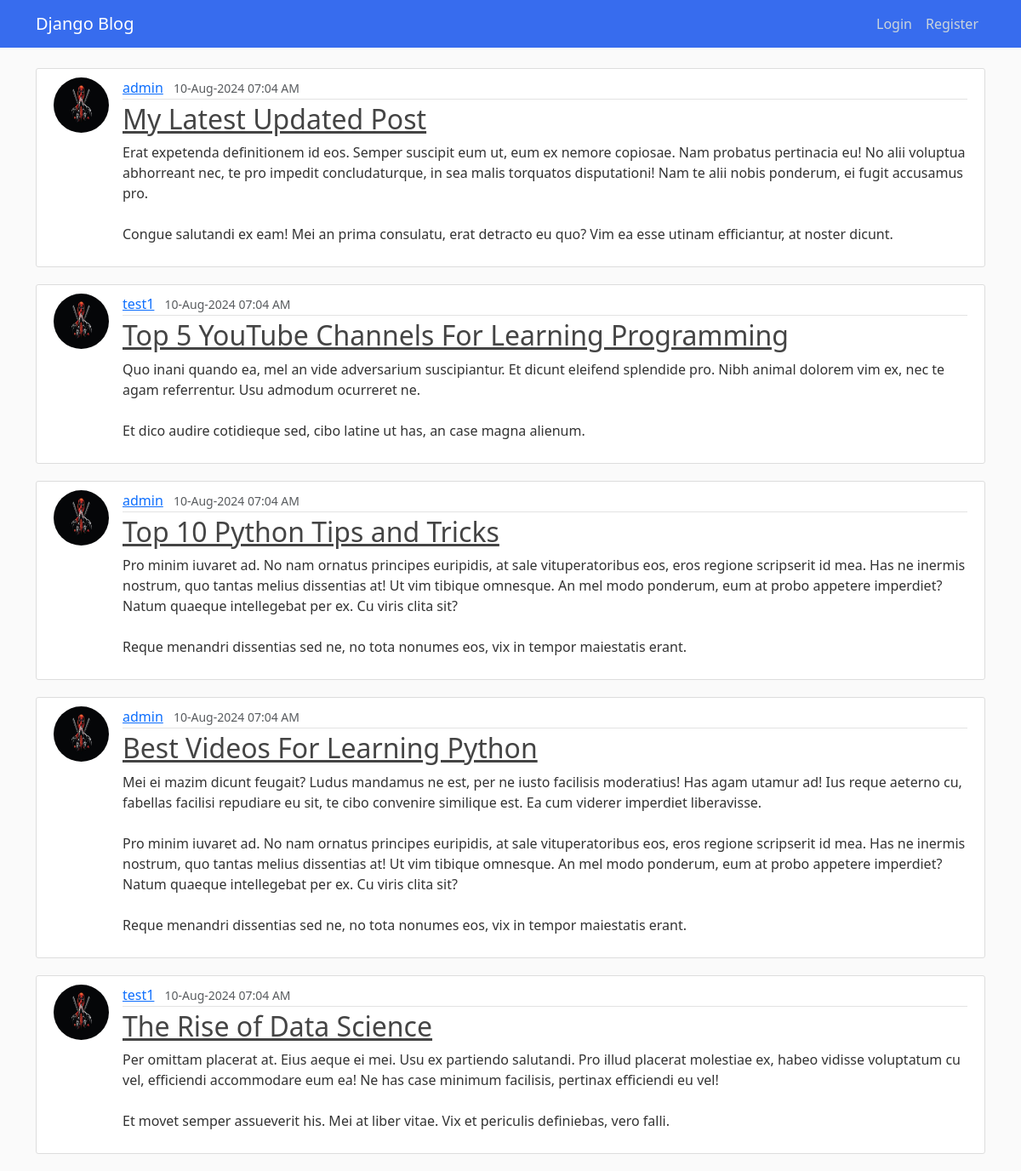
Before: / with the older database file.
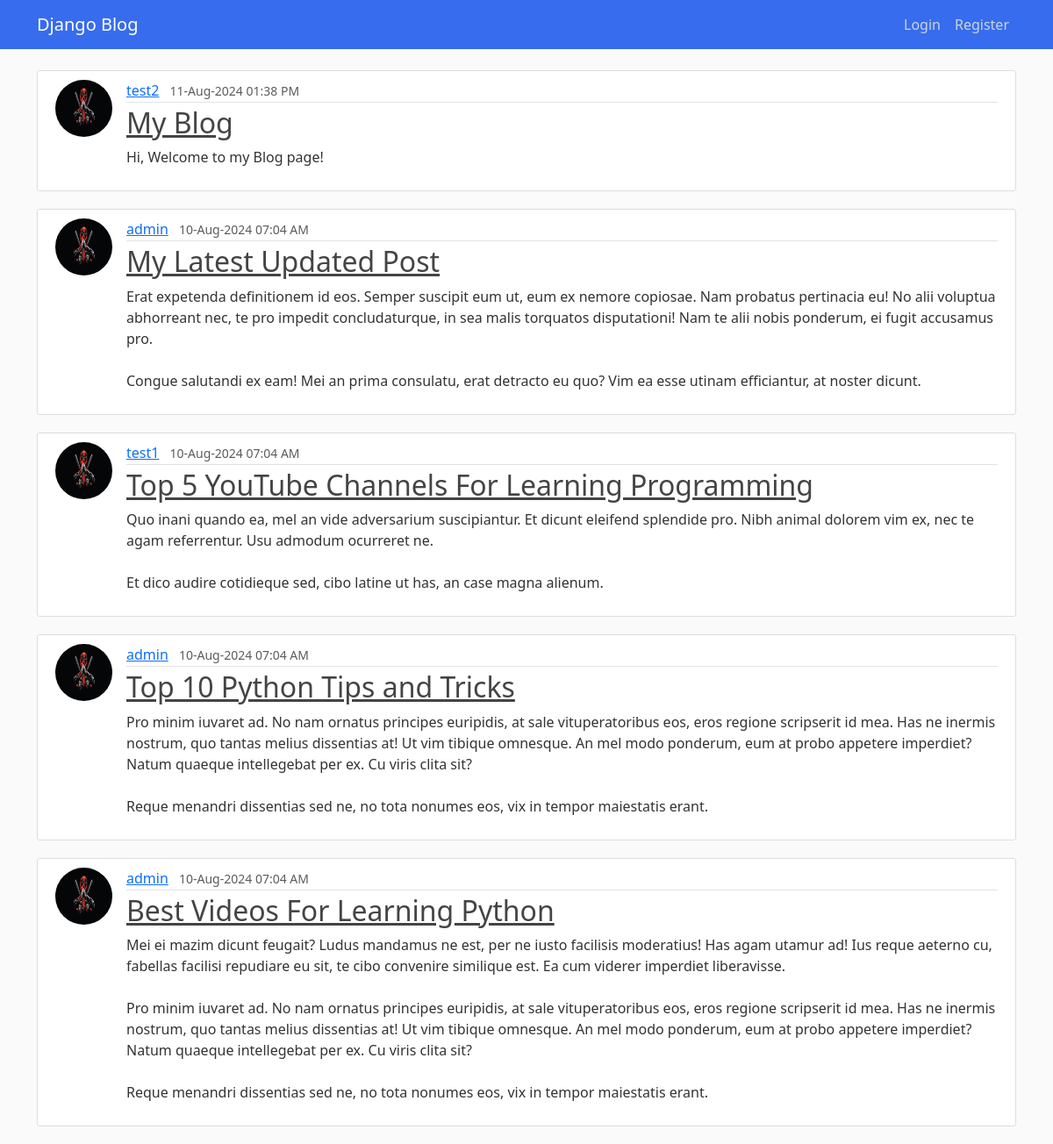
After: the same page with the newer database file.
### blog/models.py (models this page shows, shortened)
class Post(models.Model):
    title = models.CharField(max_length=100)
    content = models.TextField()
    date_posted = models.DateTimeField(default=timezone.now)
    author = models.ForeignKey(User, on_delete=models.CASCADE)

### users/models.py (models this page shows, shortened)
class Profile(models.Model):
    user = models.OneToOneField(User, on_delete=models.CASCADE)
    image = models.ImageField(default="default.jpg", upload_to="profile_pics")

### blog/views.py (the view)
# urls.py: path("", PostListView.as_view(), name="blog-home"),
class PostListView(ListView):
    model = Post
    template_name = 'blog/home.html'
    context_object_name = 'posts'
    ordering = ['-date_posted']
    paginate_by = 5

### blog/templates/blog/home.html
{% extends 'blog/default.html' %}
{% block ui %}
        {% for post in posts %}
            <article class="media content-section">
                <img class="rounded-circle article-img" src= "{{ post.author.profile.image.url }}">
  <div class="media-body">
    <div class="article-metadata">
      <a class="mr-2" href="#">{{ post.author }}</a>
      <small class="text-muted">{{ post.date_posted | date:"d-M-Y h:i A" }}</small>
    </div>
    <h2><a class="article-title" href="{% url 'post-detail' post.id %}">{{ post.title }}</a></h2>
    <p class="article-content">{{ post.content }}</p>
  </div>
</article>
        {% endfor %}
{% endblock ui %}

### blog/templates/blog/default.html (shortened to what this page needs)
{% load static %}
<!DOCTYPE HTML>
<html lang="en">
  <head>
    <link rel="stylesheet" href="https://cdn.jsdelivr.net/npm/bootstrap@4.0.0/dist/css/bootstrap.min.css">
  </head>
  <body>
  </body>
</html>
<!doctype html>
<html lang="en">
  <head>
    <link href="https://cdn.jsdelivr.net/npm/bootstrap@5.3.3/dist/css/bootstrap.min.css" rel="stylesheet">
    <link rel="stylesheet" type="text/css" href="{% static 'blog/main.css' %}">
  </head>
  <body>
    <header class="site-header">
      <nav class="navbar navbar-expand-md navbar-dark bg-steel fixed-top">
        <div class="container">
          <a class="navbar-brand mr-4" href="{% url 'blog-home' %}">Django Blog</a>
          <div class="collapse navbar-collapse" id="navbarToggle">
            {% if user.is_authenticated %}
            <div class="navbar-nav mr-auto">
              <a class="nav-item nav-link" href="{% url 'blog-home' %}">Home</a>
              <a class="nav-item nav-link" href="{% url 'blog-about' %}">About</a>
            </div>
            <div class="navbar-nav ms-auto mb-2 mb-lg-0">
              <a class="nav-item nav-link" href="{% url 'post-create' %}">New Post</a>
              <a class="nav-item nav-link" href="{% url 'user-profile' %}">My Profile</a>
              <a class="nav-item nav-link" href="{% url 'user-logout' %}">Logout</a>
            </div>
            {% else %}
            <div class="navbar-nav ms-auto mb-2 mb-lg-0">
              <a class="nav-item nav-link" href="{% url 'user-login' %}">Login</a>
              <a class="nav-item nav-link" href="{% url 'user-register' %}">Register</a>
            </div>
            {% endif %}
          </div>
        </div>
      </nav>
    </header>
    <main role="main" class="container">
      <div class="row">
        <div class="col">
        {% block ui %}
        {% endblock %}
      </div>
      </div>
    </main>
  </body>
</html>

### blog/static/blog/main.css (style rules this page uses)
body { background: #fafafa; color: #333333; margin-top: 5rem; }
h1, h2, h3, h4, h5, h6 { color: #444444; }
.bg-steel { background-color: #376cee; }
.site-header .navbar-nav .nav-link { color: #cbd5db; }
.content-section { background: #ffffff; padding: 10px 20px; border: 1px solid #dddddd; border-radius: 3px; margin-bottom: 20px; }
.article-title { color: #444444; }
.article-content { white-space: pre-line; }
.article-img { height: 65px; width: 65px; margin-right: 16px; }
.article-metadata { padding-bottom: 1px; margin-bottom: 4px; border-bottom: 1px solid #e3e3e3 }

Changed rows visible on the page:
no longer on this page (row unchanged): Post: author.profile.image (placeholder picture), author "test1", date_posted "10-Aug-2024 07:04 AM", title "The Rise of Data Science", content "Per omittam placerat at. Eius aeque ei mei. Usu ex partiendo salutandi. Pro illud placerat molestiae ex, habeo vidisse voluptatum cu vel, efficiendi accommodare eum ea! Ne has case minimum facilisis, pertinax efficiendi eu vel! Et movet semper assueverit his. Mei at liber vitae. Vix et periculis definiebas, vero falli."
added Post: author.profile.image (placeholder picture), author "test2", date_posted "11-Aug-2024 01:38 PM", title "My Blog", content "Hi, Welcome to my Blog page!"
